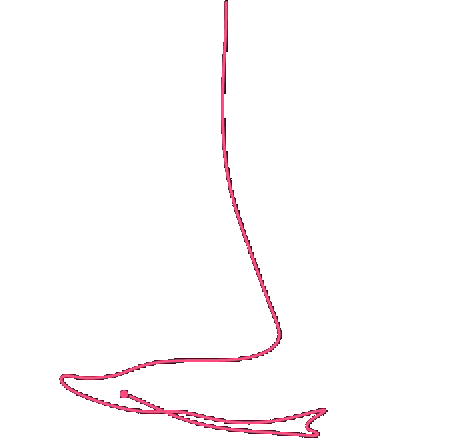
#> input picture weapon_ak47.png, 452 x 446 px; its folder holds only this picture in this run
$ python -i gif_linea_a_png.py   (imports and definitions only)
#> lines starting #> are read from the running program, lines starting #| are printed output that depends on the picture; after the words box and inside, x2 and y2 are one past the last pixel; in counts of white or black regions, pixels touching at a corner belong together
import os
import cv2
import numpy as np
from PIL import Image, ImageSequence

INPUT_DIR = "./recoils"
OUTPUT_DIR = "./recoil_json"
# [1 line not run here, left out]

# parámetros
BACKGROUND_BGR = (32, 20, 22)
TOLERANCE = 40
GREY_DELTA = 25

def remove_background(frame_bgr):
    """Hace transparentes los píxeles cercanos a BACKGROUND_BGR"""
    diff = np.linalg.norm(frame_bgr.astype(np.int16) - np.array(BACKGROUND_BGR, dtype=np.int16), axis=2)
    mask = diff < TOLERANCE
    frame_bgra = cv2.cvtColor(frame_bgr, cv2.COLOR_BGR2BGRA)
    frame_bgra[mask, 3] = 0
    return frame_bgra

def remove_text_shadows(frame_bgra):
    """Quita blancos y grises claros (texto + sombra clara)."""
    bgr = cv2.cvtColor(frame_bgra, cv2.COLOR_BGRA2BGR)
    hsv = cv2.cvtColor(bgr, cv2.COLOR_BGR2HSV)

    lower_white = np.array([0, 0, 180])
    upper_white = np.array([180, 70, 255])
    mask_white = cv2.inRange(hsv, lower_white, upper_white)

    # suavizar la máscara para cubrir sombras pequeñas
    kernel = cv2.getStructuringElement(cv2.MORPH_ELLIPSE, (3,3))
    mask_white = cv2.morphologyEx(mask_white, cv2.MORPH_CLOSE, kernel, iterations=1)
    mask_white = cv2.morphologyEx(mask_white, cv2.MORPH_DILATE, kernel, iterations=1)

    frame_bgra[mask_white > 0, 3] = 0
    return frame_bgra

def remove_greys(frame_bgra, delta=GREY_DELTA):
    """Elimina píxeles grisáceos (R≈G≈B)."""
    b, g, r, a = cv2.split(frame_bgra)
    # convertir a int para evitar overflow en la resta
    r_i = r.astype(int); g_i = g.astype(int); b_i = b.astype(int)
    mask_grey = (np.abs(r_i - g_i) < delta) & (np.abs(r_i - b_i) < delta) & (np.abs(g_i - b_i) < delta)
    frame_bgra[mask_grey, 3] = 0
    return frame_bgra

def align_first_row_and_center(frame_bgra, debug=False):
    """
    1) Lleva la primera fila visible a Y=0 (recortando arriba).
    2) Centra esa fila exactamente en el centro horizontal de la imagen final,
       expandiendo el canvas lateralmente si es necesario (sin perder píxeles).
    """
    alpha = frame_bgra[:, :, 3]
    coords = np.argwhere(alpha > 0)
    if coords.size == 0:
        if debug: print("Sin píxeles visibles.")
        return frame_bgra

    y_min = int(coords[:,0].min())

    # 1) Crop vertical: levantar la primera fila a y=0
    cropped = frame_bgra[y_min:, :, :].copy()
    h_c, w_c = cropped.shape[:2]

    # recomputar coordenadas en cropped (ahora la fila superior será y=0)
    coords2 = np.argwhere(cropped[:, :, 3] > 0)
    if coords2.size == 0:
        if debug: print("Después del crop no quedan píxeles visibles.")
        return cropped

    # fila superior en cropped (debería ser 0)
    y0 = int(coords2[:,0].min())  # normalmente 0
    row_coords = coords2[coords2[:,0] == y0]
    x_center_row = int(round(row_coords[:,1].mean()))

    # 2) Calcular dx que coloca ese centro exactamente en el centro final:
    #    dx = w - 2*x_center_row  -> garantiza que en la imagen final el pixel quede en new_w//2
    dx = int(w_c - 2 * x_center_row)

    # calcular nuevo ancho necesario para no perder píxeles
    x_min_new = min(0, dx)
    x_max_new = max(w_c, w_c + dx)
    new_w = int(x_max_new - x_min_new)
    new_h = h_c

    # ajuste de la traslación para las coordenadas del destino (el warpAffine usa coordenadas destino empezando en 0)
    tx = dx - x_min_new
    ty = 0  # ya recortamos verticalmente

    M = np.float32([[1, 0, tx], [0, 1, ty]])
    aligned = cv2.warpAffine(cropped, M, (new_w, new_h),
                             flags=cv2.INTER_NEAREST,
                             borderMode=cv2.BORDER_CONSTANT,
                             borderValue=(0,0,0,0))

    # debug: comprobar posición del primer pixel en la imagen resultante
    if debug:
        coords_dst = np.argwhere(aligned[:, :, 3] > 0)
        if coords_dst.size:
            y_min_dst = int(coords_dst[:,0].min())
            row_dst = coords_dst[coords_dst[:,0] == y_min_dst]
            x_center_dst = int(round(row_dst[:,1].mean()))
            print(f"DEBUG: original y_min={y_min}, x_center_row={x_center_row}, dx={dx}, new_w={new_w}")
            print(f"DEBUG: dst y_min={y_min_dst}  x_center_dst={x_center_dst}  (expected y=0, x={new_w//2})")
    return aligned

def process_gif(path, out_path, debug=False):
#> called with path = 'weapon_ak47.png', out_path = 'out.png', debug = False
    gif = Image.open(path)
#> gif is the input picture: PIL image 452x446 RGBA; mean R, G, B, A 23.5, 18.5, 29.8, 5.8
    # tomar último frame y convertir a RGBA
    frames = [frame.copy() for frame in ImageSequence.Iterator(gif)]
#> frames = 1 item
    last = frames[-1].convert("RGBA")
    arr = np.array(last)  # RGBA numpy (H,W,4) con orden RGBA

    # Convertir RGB->BGR para opencv (sin alpha por ahora)
    rgb = arr[:, :, :3]
    bgr = cv2.cvtColor(rgb, cv2.COLOR_RGB2BGR)

    # Ignorar 100 pixeles arriba/abajo (si la imagen tiene suficiente altura)
    H, W = bgr.shape[:2]
#> H = 446; W = 452
    if H <= 200:
        cropped_bgr = bgr
    else:
        cropped_bgr = bgr[100:H-100, :]

    frame_bgra = remove_background(cropped_bgr)
#> in remove_background, `diff = np.linalg.norm(frame_bgr.astype(np.int16) - np.array(BACKGROUND..`:
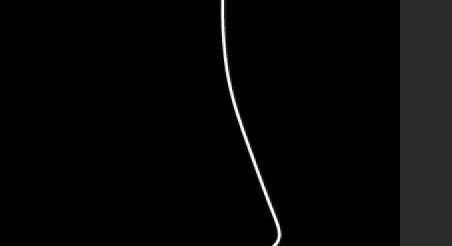
#> diff: shape (246, 452) float64; min 0, max 262, mean 7; drawn with min black and max white
#> in remove_background, `mask = diff < TOLERANCE`:
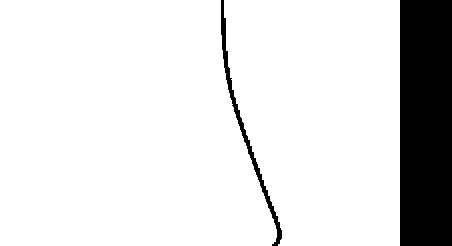
#> mask: shape (246, 452) bool; 87.5% white; 2 black regions, box (x1, y1, x2, y2) and area: (400, 0, 452, 246) 12792, (221, 0, 282, 246) 1114
    frame_bgra = remove_text_shadows(frame_bgra)
#> in remove_text_shadows, `hsv = cv2.cvtColor(bgr, cv2.COLOR_BGR2HSV)`: hsv: shape (246, 452, 3); mean H, S, V 111.3, 86.1, 29.9
#> in remove_text_shadows, `mask_white = cv2.inRange(hsv, lower_white, upper_white)`: mask_white: shape (246, 452); every value is 0
    frame_bgra = remove_greys(frame_bgra)
#> in remove_greys, `r_i = r.astype(int)`:
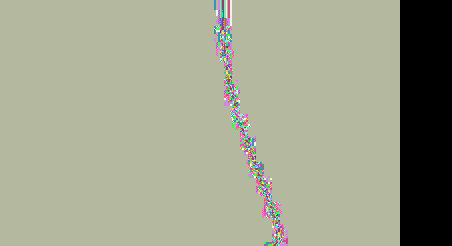
#> r_i: shape (246, 452) int64; 139 distinct labels, from 0 to 255; one colour per label, 0 black
#> in remove_greys, `g_i = g.astype(int)`:
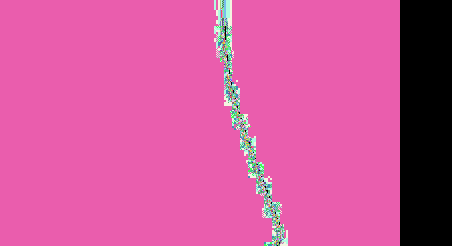
#> g_i: shape (246, 452) int64; 88 distinct labels, from 0 to 123; one colour per label, 0 black
#> in remove_greys, `b_i = b.astype(int)`:
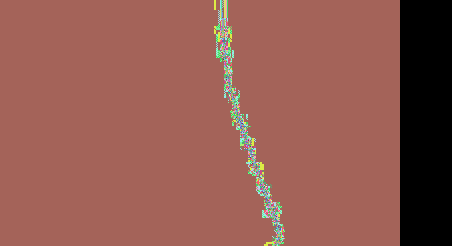
#> b_i: shape (246, 452) int64; 95 distinct labels, from 0 to 137; one colour per label, 0 black
#> in remove_greys, `mask_grey = (np.abs(r_i - g_i) < delta) & (np.abs(r_i - b_i) < delta) ..`: mask_grey: shape (246, 452) bool; 98.8% white; 1 black region, box (x1, y1, x2, y2) and area: (220, 0, 282, 246) 1315
#> in remove_greys, `frame_bgra[mask_grey, 3] = 0`:
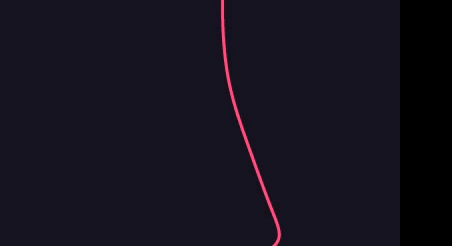
#> frame_bgra: shape (246, 452, 4); mean B, G, R, A 28.9, 18.1, 21.2, 2.5

    aligned = align_first_row_and_center(frame_bgra, debug=debug)
#> in align_first_row_and_center, `alpha = frame_bgra[:, :, 3]`: alpha: shape (246, 452); 0.99% white; 1 white region, box (x1, y1, x2, y2) and area: (221, 0, 282, 246) 1100
#> in align_first_row_and_center, `coords = np.argwhere(alpha > 0)`: coords = 1100 pairs, first value 0 to 245, second value 221 to 281
#> in align_first_row_and_center, `y_min = int(coords[:,0].min())`: y_min = 0
#> in align_first_row_and_center, `coords2 = np.argwhere(cropped[:, :, 3] > 0)`: coords2 has the same summary as coords
#> in align_first_row_and_center, `row_coords = coords2[coords2[:,0] == y0]`: row_coords = [[0, 221], [0, 222], [0, 223]]
#> in align_first_row_and_center, `x_center_row = int(round(row_coords[:,1].mean()))`: x_center_row = 222
#> in align_first_row_and_center, `dx = int(w_c - 2 * x_center_row)`: dx = 8
#> in align_first_row_and_center, `x_min_new = min(0, dx)`: x_min_new = 0
#> in align_first_row_and_center, `x_max_new = max(w_c, w_c + dx)`: x_max_new = 460
#> in align_first_row_and_center, `tx = dx - x_min_new`: tx = 8
#> in align_first_row_and_center, `M = np.float32([[1, 0, tx], [0, 1, ty]])`: M = [[1, 0, 8], [0, 1, 0]]
#> in align_first_row_and_center, `aligned = cv2.warpAffine(cropped, M, (new_w, new_h), flags=cv2.INTER_N..`:
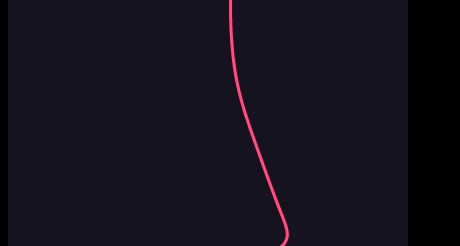
#> aligned: shape (246, 460, 4); mean B, G, R, A 28.4, 17.7, 20.8, 2.5

    # Guardar PNG (sobreescribe si existe)
    cv2.imwrite(out_path, aligned)
    if debug:
        print(f"Guardado: {out_path}  -> size={aligned.shape[1]}x{aligned.shape[0]}")

# ---- loop de archivos ----
# [9 lines not run here, left out]

>>> result = process_gif('weapon_ak47.png', 'out.png')

$ run again, on weapon_aug_scoped.png
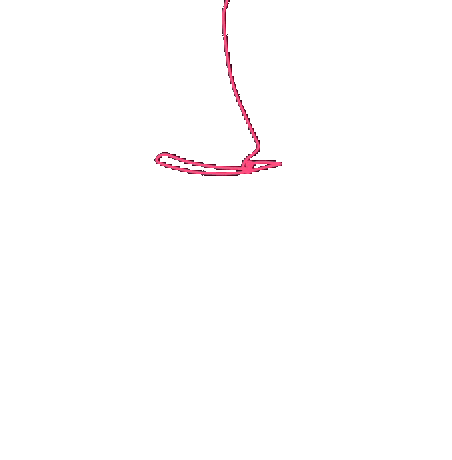
#> input picture weapon_aug_scoped.png, 452 x 460 px
#> in process_gif, gif is the input picture: PIL image 452x460 RGBA; mean R, G, B, A 21.7, 18.7, 28.7, 2.3
#> frames = 1 item
#> mask: shape (260, 452) bool; 87.3% white; 2 black regions, box (x1, y1, x2, y2) and area: (400, 0, 452, 260) 13520, (154, 0, 282, 76) 1460
#> hsv: shape (260, 452, 3); mean H, S, V 111.8, 81.6, 29.5
#> mask_white: shape (260, 452); every value is 0
#> r_i: shape (260, 452) int64; 138 distinct labels, from 0 to 255
#> g_i: shape (260, 452) int64; 84 distinct labels, from 0 to 110
#> mask_grey: shape (260, 452) bool; 98.7% white; 2 black regions (1 under 20 px), largest, box (x1, y1, x2, y2) and area: (154, 0, 284, 76) 1527
#> in remove_greys, `frame_bgra[mask_grey, 3] = 0`:
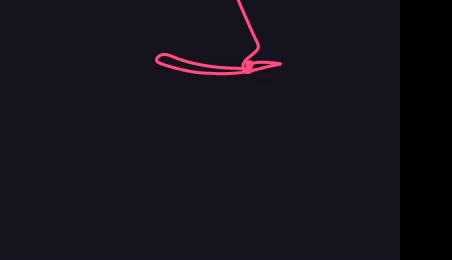
#> frame_bgra: shape (260, 452, 4); mean B, G, R, A 28.3, 18.2, 21.6, 3.1
#> alpha: shape (260, 452); 1.2% white; 1 white region, box (x1, y1, x2, y2) and area: (154, 0, 282, 76) 1423
#> coords = 1423 pairs, first value 0 to 75, second value 154 to 281
#> y_min = 0
#> coords2 has the same summary as coords
#> row_coords = [[0, 236], [0, 237], [0, 238], [0, 239], [0, 240], [0, 241]]
#> x_center_row = 238
#> dx = -24
#> x_max_new = 452
#> new_w = 476
#> tx = 0
#> M = [[1, 0, 0], [0, 1, 0]]
#> in align_first_row_and_center, `aligned = cv2.warpAffine(cropped, M, (new_w, new_h), flags=cv2.INTER_N..`:
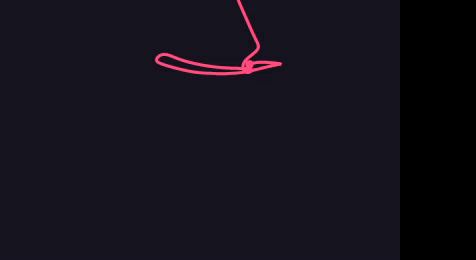
#> aligned: shape (260, 476, 4); mean B, G, R, A 26.8, 17.2, 20.5, 2.9

$ run again, on weapon_bizon.png
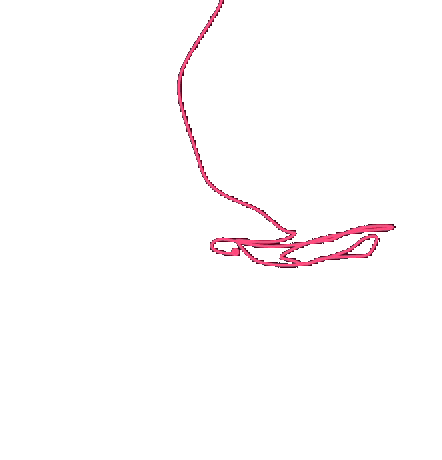
#> input picture weapon_bizon.png, 442 x 460 px
#> in process_gif, gif is the input picture: PIL image 442x460 RGBA; mean R, G, B, A 22.3, 17.9, 29.3, 4.7
#> frames = 1 item
#> in remove_background, `mask = diff < TOLERANCE`:
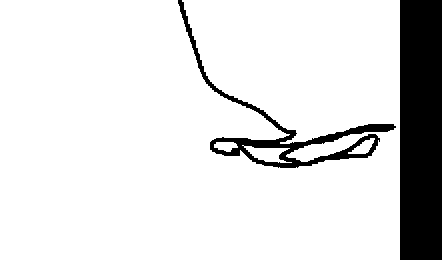
#> mask: shape (260, 442) bool; 87.6% white; 2 black regions, box (x1, y1, x2, y2) and area: (400, 0, 442, 260) 10920, (178, 0, 396, 168) 3324
#> hsv: shape (260, 442, 3); mean H, S, V 114.8, 92.5, 32.8
#> mask_white: shape (260, 442); every value is 0
#> mask_grey: shape (260, 442) bool; 96.9% white; 2 black regions (1 under 20 px), largest, box (x1, y1, x2, y2) and area: (178, 0, 396, 168) 3587
#> alpha: shape (260, 442); 2.8% white; 1 white region, box (x1, y1, x2, y2) and area: (178, 0, 396, 168) 3275
#> coords = 3275 pairs, first value 0 to 167, second value 178 to 395
#> y_min = 0
#> coords2 has the same summary as coords
#> row_coords = [[0, 178], [0, 179], [0, 180], [0, 181]]
#> x_center_row = 180
#> dx = 82
#> x_min_new = 0
#> x_max_new = 524
#> tx = 82
#> M = [[1, 0, 82], [0, 1, 0]]
#> in align_first_row_and_center, `aligned = cv2.warpAffine(cropped, M, (new_w, new_h), flags=cv2.INTER_N..`:
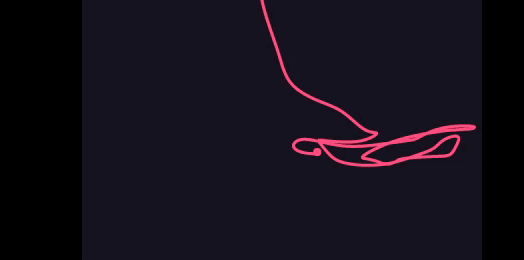
#> aligned: shape (260, 524, 4); mean B, G, R, A 25.3, 15.5, 20.4, 6.1
